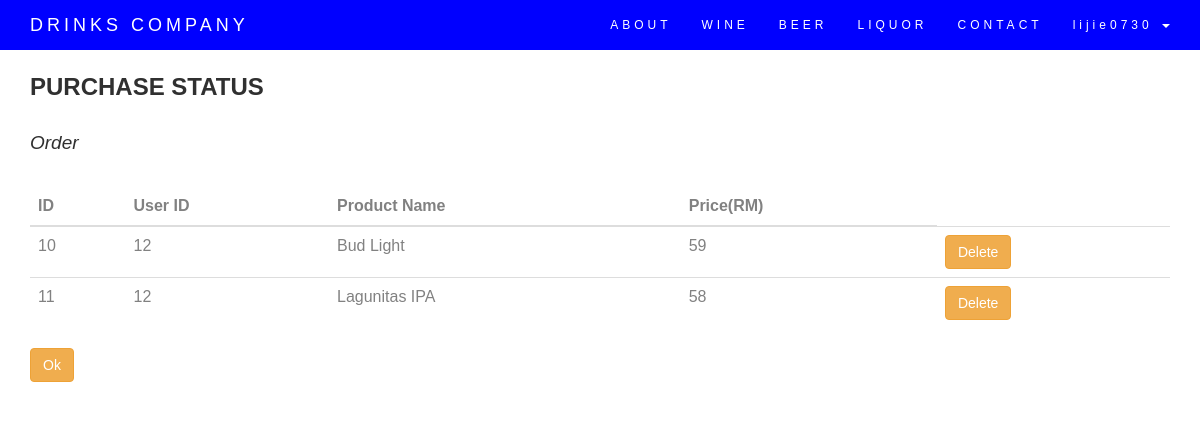
The page /c_order.php (signed in) on the database its author committed.
### tables this page shows
CREATE TABLE `record` (
  `id` int(11) NOT NULL,
  `product_id` int(11) NOT NULL,
  `user_id` int(11) NOT NULL,
  `product` varchar(100) NOT NULL,
  `price` int(11) NOT NULL
);

### c_order.php (the view, shortened to what this page needs)
<?php session_start();
require "connection.php";
if(isset($_SESSION['id']))
{
	$id=$_SESSION['id'];
}
$sql="SELECT * FROM record WHERE user_id=$id";
$result=mysqli_query($conn, $sql);
?>
<!DOCTYPE html>
<html lang="en">
<head>
  <link rel="stylesheet" href="https://maxcdn.bootstrapcdn.com/bootstrap/3.3.7/css/bootstrap.min.css">
</head>
<body>
	<?php include "nav.php";?>
<br/><br/>
<div class="container">
  <h2>Purchase Status</h2>
   <h4><i>Order</i></h4>
  <table class="table">
    <thead>
      <tr>
	   <th>ID</th>
		<th>User ID</th>
        <th>Product Name</th>
		<th>Price(RM)</th>
      </tr>
    </thead>
    <tbody>
	<?php while ($row = mysqli_fetch_assoc($result)){   ?>
      <tr>
		<?php
		$product_id = $row['product_id'];
		?>
	   <td><?php echo $row['id']?></td>
	   <td><?php echo $row['user_id']?></td>
		<td><?php echo $row['product']?></td>
        <td><?php echo $row['price']?></td>
		<td><a href="delete.php?id=<?php echo $row['id'] ?> && product_id=<?php echo $product_id ?>" type="button"class="btn btn-warning">Delete</a></td>
		</tr>
	   <?php }?>
    </tbody>
  </table>
  <form action="index.php" name="buy_book" method="GET"  onSubmit="return confirm('Your order is processing ! Thanks for your order !')" >
		<button type="submit"class="btn btn-warning">Ok</button>
	</form>
</div>
</body>
</html>

### main.css (style rules this page uses)
body { font: 400 15px Lato, sans-serif; line-height: 1.8; color: #818181; }
h2 { font-size: 24px; text-transform: uppercase; color: #303030; font-weight: 600; margin-bottom: 30px; }
h4 { font-size: 19px; line-height: 1.375em; color: #303030; font-weight: 400; margin-bottom: 30px; }

### slide.css (style rules this page uses)
body { font-family: Verdana,sans-serif;margin:0 }

### rows shown on the page
record: id "10", user "12", product "Bud Light", price "59"
record: id "11", user "12", product "Lagunitas IPA", price "58"

### other values the page prints
$_SESSION['username'] "lijie0730"
